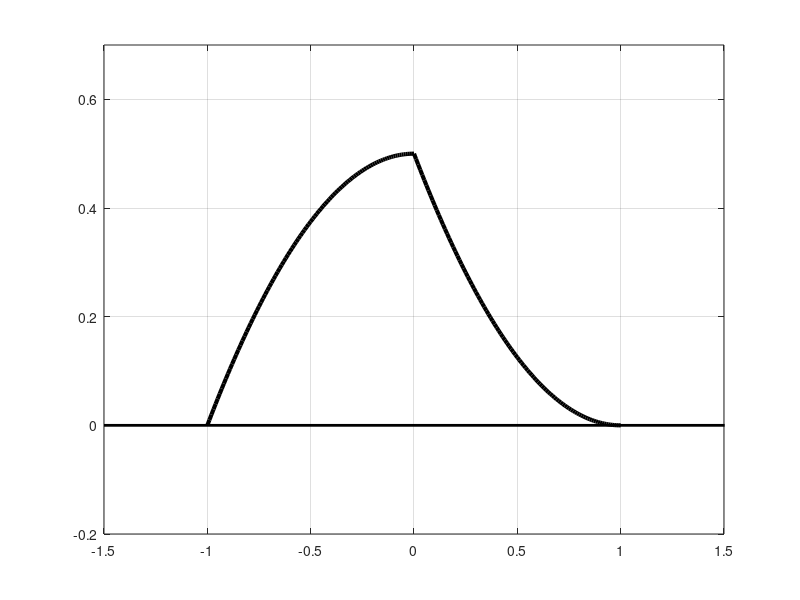

MATLAB code for this plot:
% Вычисление и построение графика нормированной ВКФ
% прямоугольного импульса и треугольного Kuv(tau)
%---------------------------------------------------
figure('Color', 'w')
clear all

% x = tau/T,  tau < 0
x = [-1:0.01:0];
K = 0.5*(1-x.^2);
plot(x, K, 'k-', 'Linewidth', 3)
hold on

% x = tau/T,  tau > 0
x1 = [0:0.01:1];
K1 = 0.5*(1-x1).^2;
plot(x1, K1, 'k-', 'Linewidth', 3)

set(gca, 'GridLines', '-')
grid on
axis([-1.5 1.5 -0.2 0.7])
%---------------------------------------------------
% Горизонтальная ось
line([-1.5 2], [0 0], 'LineWidth', 2, 'Color', 'k')